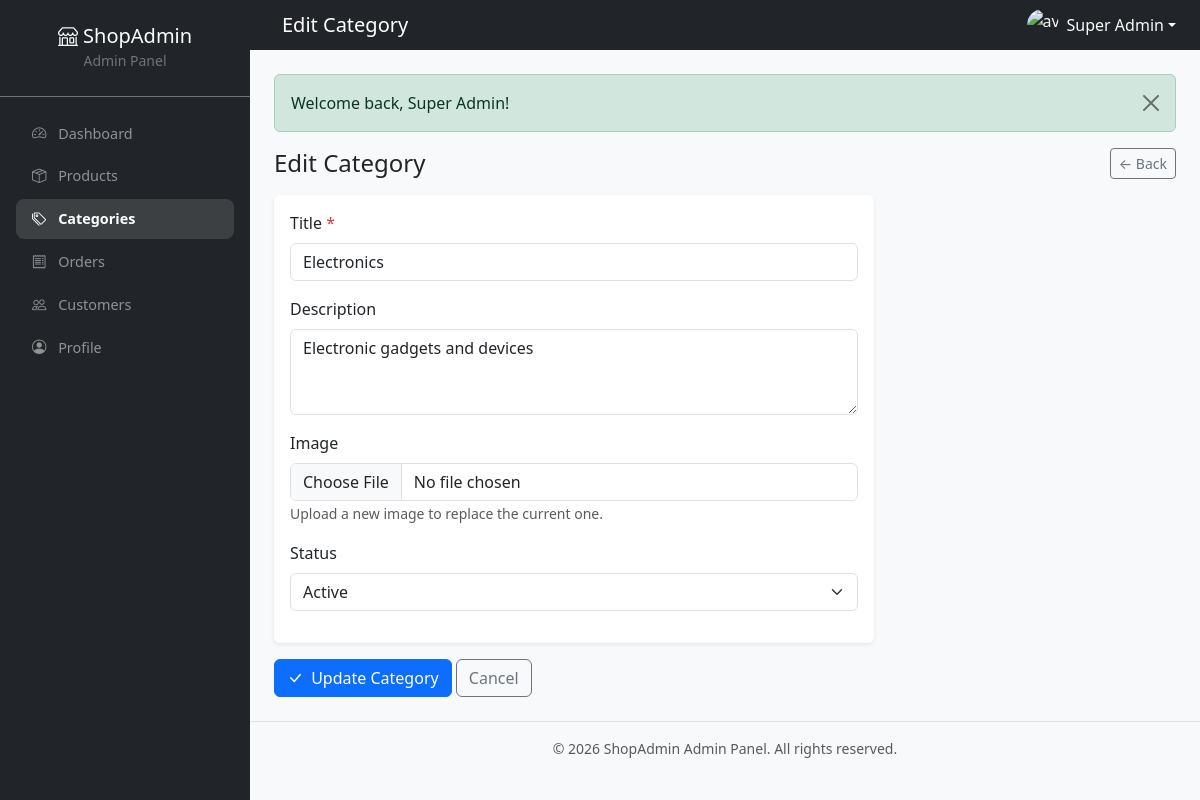
The app's page /categories/edit.php?id=1 (signed in) with its own data.
### tables this page shows
CREATE TABLE IF NOT EXISTS `categories` (
  `id`          INT UNSIGNED NOT NULL AUTO_INCREMENT,
  `title`       VARCHAR(150) NOT NULL,
  `description` TEXT DEFAULT NULL,
  `image`       VARCHAR(255) DEFAULT NULL,
  `status`      ENUM('active','inactive') NOT NULL DEFAULT 'active',
  `created_at`  TIMESTAMP DEFAULT CURRENT_TIMESTAMP,
  `updated_at`  TIMESTAMP DEFAULT CURRENT_TIMESTAMP ON UPDATE CURRENT_TIMESTAMP,
  PRIMARY KEY (`id`)
);

### includes/auth.php (called while the page is built, shortened)
<?php
function e($value): string
{
    return htmlspecialchars((string) $value, ENT_QUOTES, 'UTF-8');
}

### categories/edit.php (the view, shortened to what this page needs)
<?php
require_once __DIR__ . '/../includes/auth.php';
$pdo = db();
$id = (int)($_GET['id'] ?? 0);
$stmt = $pdo->prepare('SELECT * FROM categories WHERE id = ?');
$stmt->execute([$id]);
$category = $stmt->fetch();
include __DIR__ . '/../includes/header.php';
?>
<div class="d-flex justify-content-between align-items-center mb-3">
    <h4 class="mb-0">Edit Category</h4>
    <a href="<?= e(BASE_URL) ?>/categories/" class="btn btn-outline-secondary btn-sm">&larr; Back</a>
</div>
<form method="POST" enctype="multipart/form-data" style="max-width:600px;">
    <div class="card border-0 shadow-sm">
        <div class="card-body">
            <div class="mb-3">
                <label class="form-label">Title <span class="text-danger">*</span></label>
                <input type="text" name="title" class="form-control" value="<?= e($category['title']) ?>" required>
            </div>
            <div class="mb-3">
                <label class="form-label">Description</label>
                <textarea name="description" class="form-control" rows="3"><?= e($category['description']) ?></textarea>
            </div>
            <div class="mb-3">
                <label class="form-label">Image</label>
                <input type="file" name="image" class="form-control" accept="image/*">
                <small class="text-muted">Upload a new image to replace the current one.</small>
            </div>
            <div class="mb-3">
                <label class="form-label">Status</label>
                <select name="status" class="form-select">
                    <option value="active" <?= $category['status'] === 'active' ? 'selected' : '' ?>>Active</option>
                </select>
            </div>
        </div>
    </div>
    <div class="mt-3">
        <button type="submit" class="btn btn-primary"><i class="bi bi-check-lg me-1"></i> Update Category</button>
        <a href="<?= e(BASE_URL) ?>/categories/" class="btn btn-outline-secondary">Cancel</a>
    </div>
</form>
<?php include __DIR__ . '/../includes/footer.php'; ?>

### assets/css/style.css (style rules this page uses)
:root { --sidebar-width: 250px; --sidebar-bg: #1a1d29; }
.card { transition: box-shadow 0.15s; }

### records on screen
categories: title "Electronics", description "Electronic gadgets and devices", status "Active"

### other values on screen
SITE_NAME "ShopAdmin"
$item[0] "Dashboard"
$item[0] "Products"
$item[0] "Categories"
$item[0] "Orders"
$item[0] "Customers"
$item[0] "Profile"
$pageTitle "Edit Category"
$_SESSION['admin_name'] "Super Admin"
$f['message'] "Welcome back, Super Admin!"
